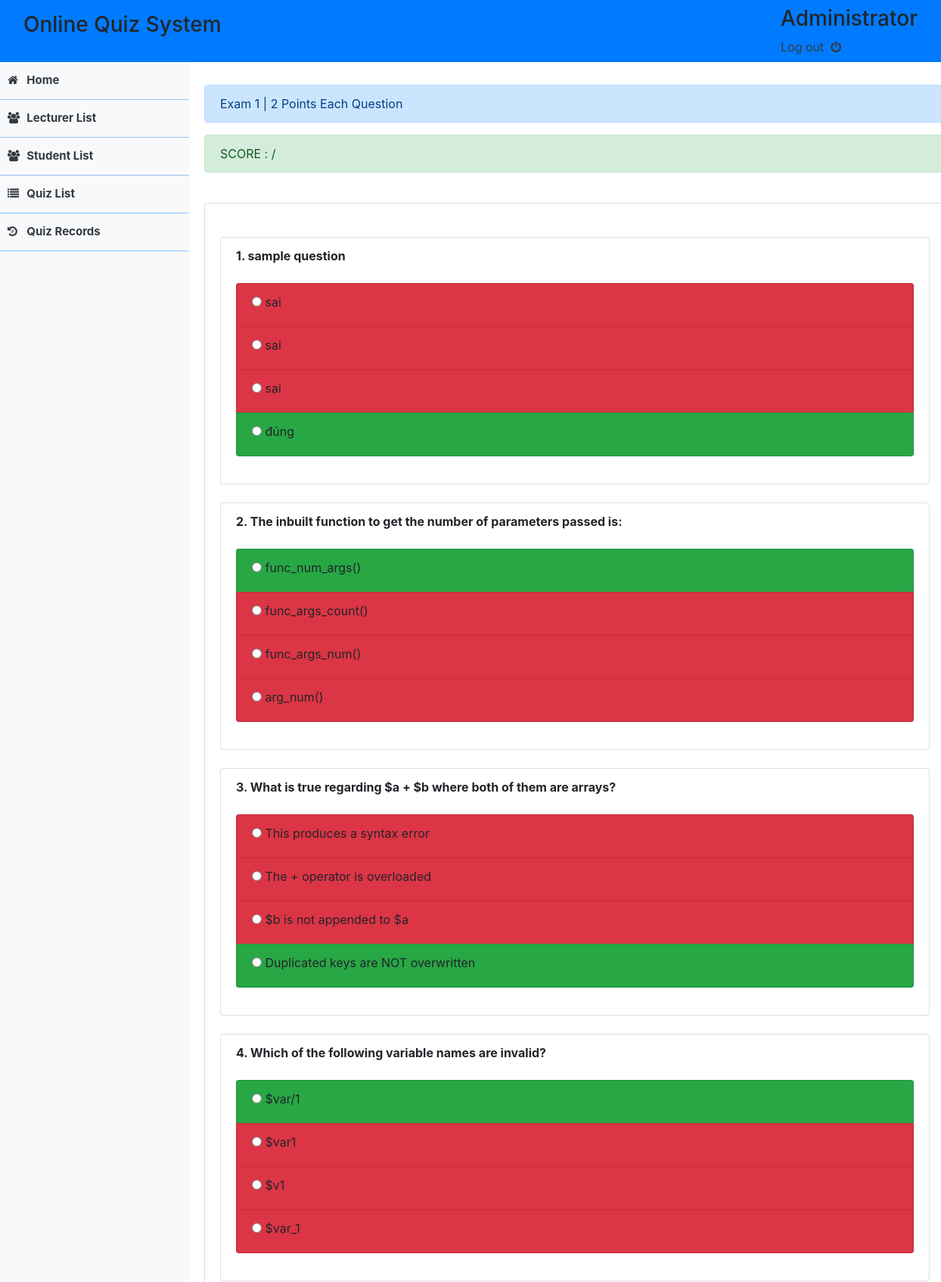
/view_answer.php?id=2 (signed in, upper part), run on the app's committed database.
### tables this page shows
CREATE TABLE `quiz_list` (
  `id` int(30) NOT NULL,
  `title` varchar(200) NOT NULL,
  `qpoints` int(11) NOT NULL DEFAULT 1,
  `quiz_time` tinyint(2) NOT NULL,
  `user_id` int(20) NOT NULL,
  `date_updated` datetime NOT NULL DEFAULT current_timestamp() ON UPDATE current_timestamp()
);

CREATE TABLE `questions` (
  `id` int(30) NOT NULL,
  `question` text NOT NULL,
  `qid` int(30) NOT NULL,
  `order_by` int(11) NOT NULL,
  `date_updated` datetime NOT NULL DEFAULT current_timestamp() ON UPDATE current_timestamp()
);

CREATE TABLE `question_opt` (
  `id` int(30) NOT NULL,
  `option_txt` text NOT NULL,
  `question_id` int(30) NOT NULL,
  `is_right` tinyint(4) NOT NULL DEFAULT 0 COMMENT '1= right answer',
  `date_updated` datetime NOT NULL DEFAULT current_timestamp() ON UPDATE current_timestamp()
);

### view_answer.php (the view, shortened to what this page needs)
<!DOCTYPE html>
<html lang="en">
	<head>
		<?php include('header.php') ?>
		<?php include('db_connect.php') ?>
		<?php
			$quiz = $conn->query("SELECT * FROM quiz_list where id =".$_GET['id'])->fetch_array();
			$hist = $conn->query("SELECT * FROM history where quiz_id =".$_GET['id']." and user_id = ".$_SESSION['login_id'])->fetch_array();
		?>
	</head>
	<body>
		<?php include('nav_bar.php') ?>
		<div class="container-fluid admin">
			<div class="col-md-12 alert alert-primary"><?php echo $quiz['title'] ?> | <?php echo $quiz['qpoints'] .' Points Each Question' ?></div>
			<div class="col-md-12 alert alert-success">SCORE : <?php echo $hist['score'] .' / ' .  $hist['total_score'] ?></div>
			<br>
			<div class="card">
				<div class="card-body">
						<?php
							$question = $conn->query("SELECT * FROM questions where qid = '".$quiz['id']."' order by id desc ");
							$i = 1 ;
							while($row =$question->fetch_assoc()){
								$opt = $conn->query("SELECT * FROM question_opt where question_id = '".$row['id']."' order by RAND() ");
							$answer = $conn->query("SELECT * FROM answers where quiz_id ='".$quiz['id']."' and user_id= '".$_SESSION['login_id']."' and question_id = '".$row['id']."'  ")->fetch_array();
						?>
						<ul class="q-items list-group mt-4 mb-4 ?>">
							<li class="q-field list-group-item">
								<strong><?php echo ($i++). '. '; ?> <?php echo $row['question'] ?></strong>
								<br>
								<ul class='list-group mt-4 mb-4'>
								<?php while($orow = $opt->fetch_assoc()){ ?>
									<li class="answer list-group-item <?php echo ($answer['option_id'] == $orow['id'] && $answer['is_right'] == 1 ? "bg-success" : $orow['is_right'] == 1 )? "bg-success" : "bg-danger" ?>">
										<label><input type="radio" name="option_id[<?php echo $row['id'] ?>]" value="<?php echo $orow['id'] ?>" <?php echo isset($answer['option_id']) == isset($orow['id'])  ? "checked='checked'" : "" ?>> <?php echo $orow['option_txt'] ?></label>
									</li>
								<?php } ?>
								</ul>
							</li>
						</ul>
						<?php } ?>
				</div>
			</div>
		</div>
	</body>
</html>

### assets/css/style.css (style rules this page uses)
.admin { margin-top: 10px; margin-left:250px; padding: 20px; width:82% !important; }

### data on the page
quiz_list: title "Exam 1", qpoints "2"
questions: question "sample question"
question_opt: id "☐ sai", option_txt "sai"
question_opt: id "☐ sai", option_txt "sai"
question_opt: id "☐ sai", option_txt "sai"
question_opt: id "☐ đúng", option_txt "đúng"
questions: question "The inbuilt function to get the number of parameters passed is:"
question_opt: id "☐ func_num_args()", option_txt "func_num_args()"
question_opt: id "☐ func_args_count()", option_txt "func_args_count()"
question_opt: id "☐ func_args_num()", option_txt "func_args_num()"
question_opt: id "☐ arg_num()", option_txt "arg_num()"
questions: question "What is true regarding $a + $b where both of them are arrays?"
question_opt: id "☐ This produces a syntax error", option_txt "This produces a syntax error"
question_opt: id "☐ The + operator is overloaded", option_txt "The + operator is overloaded"
question_opt: id "☐ $b is not appended to $a", option_txt "$b is not appended to $a"
question_opt: id "☐ Duplicated keys are NOT overwr", option_txt "Duplicated keys are NOT overwritten"
questions: question "Which of the following variable names are invalid?"
question_opt: id "☐ $var/1", option_txt "$var/1"
question_opt: id "☐ $var1", option_txt "$var1"
question_opt: id "☐ $v1", option_txt "$v1"
question_opt: id "☐ $var_1", option_txt "$var_1"

### other printed values
$name "Administrator"
